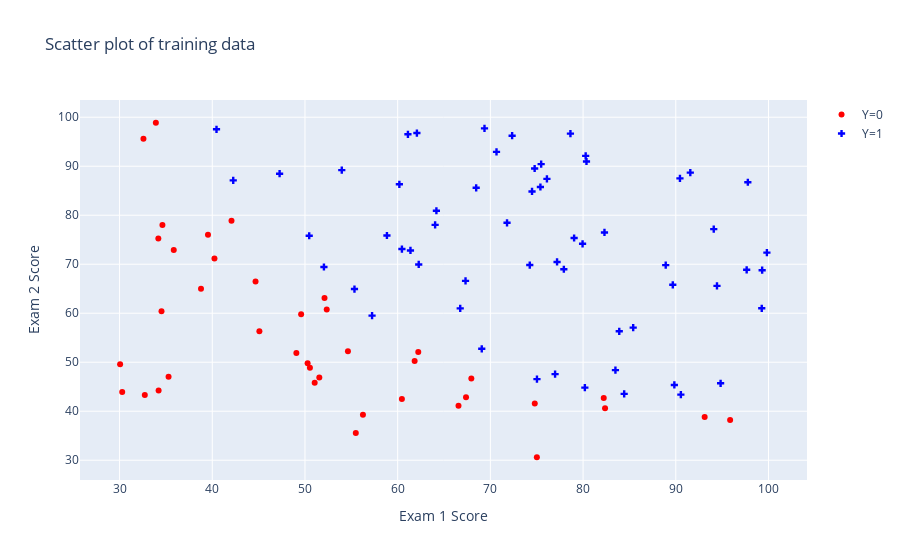

This figure's notebook cell:
### Markdown cell above
### Visualization of Exam Data

### Code cell
fig=go.Figure()
fig.add_trace(go.Scatter(x=df1[df1[2]==0][0],y=df1[df1[2]==0][1],mode='markers',marker_color='Red',name= 'Y=0'))
fig.add_trace(go.Scatter(x=df1[df1[2]==1][0],y=df1[df1[2]==1][1],mode='markers',marker_symbol='cross',marker_color='Blue',name= 'Y=1'))
fig.update_layout(
    title='Scatter plot of training data',
    xaxis_title="Exam 1 Score",
    yaxis_title="Exam 2 Score")
fig.show()
